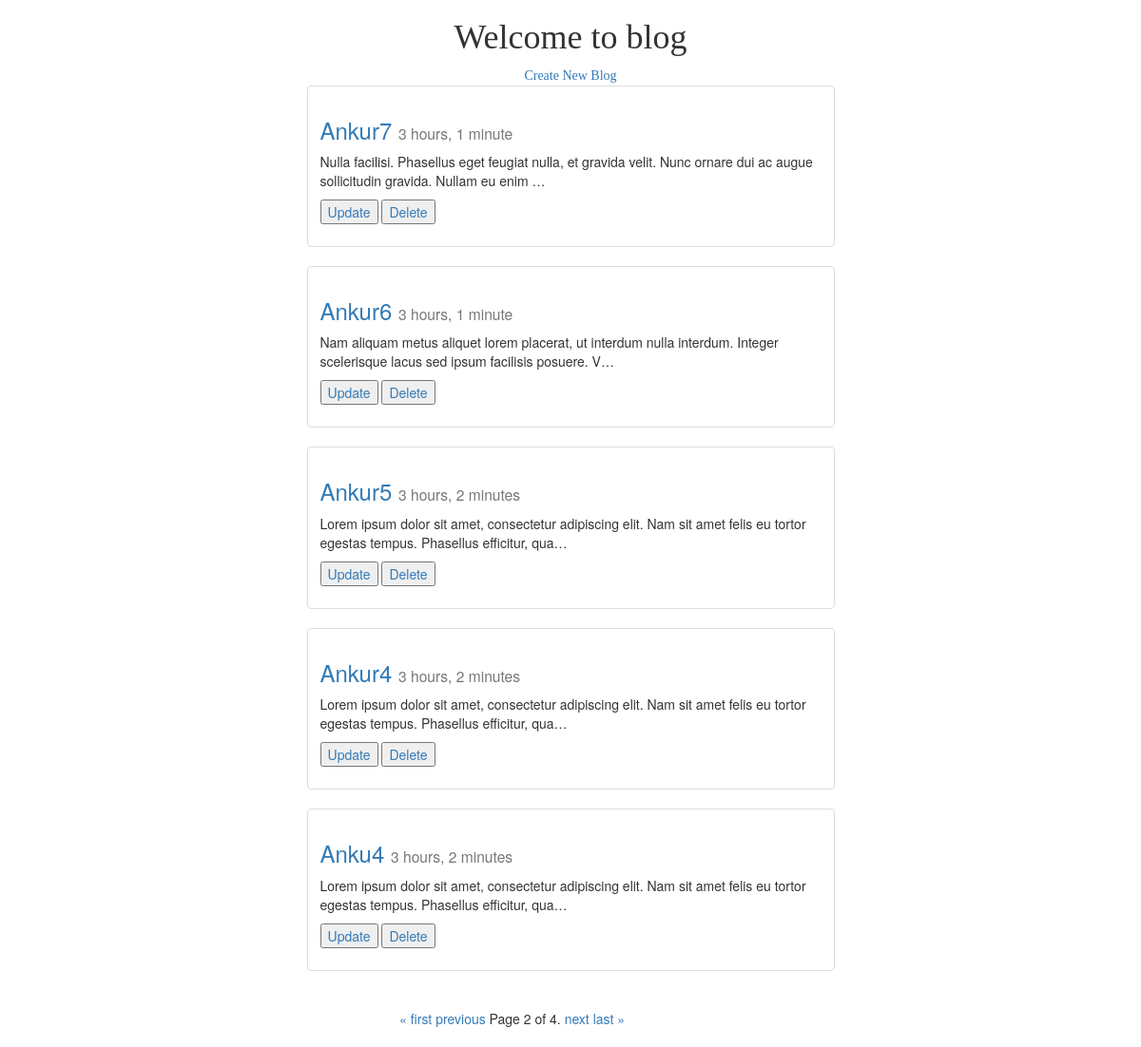
The app's page /posts/?page=2 with its own data.
### blog/models.py (models this page shows, shortened)
class post(models.Model):
    title = models.CharField(max_length=150)
    image = models.FileField(null= True, blank= True)
    post_content =  models.TextField()
    updated = models.DateTimeField(auto_now= True, auto_now_add= False)
    timestamp = models.DateTimeField(auto_now= False, auto_now_add= True)
    class Meta:
        ordering =['-timestamp', '-updated']

### blog/views.py (the view)
def post_list(request):
    posts_list = post.objects.all()
    paginator = Paginator(posts_list, 5)  # Show 10 contacts per page
    page = request.GET.get('page')
    try:
        posts = paginator.page(page)
    except PageNotAnInteger:
        posts = paginator.page(1)
    except EmptyPage:
        posts = paginator.page(paginator.num_pages)
    context_data={
        'posts_list': posts
    }
    return render(request, "blog/post_list.html", context_data)

### blog/templates/blog/post_list.html (shortened to what this page needs)
{% extends 'blog/base.html' %}
{% block content %}
    <div class="container">
        <div class="row" style="text-align: center; font-family:Apple Chancery; ">
            <div class="col-md-6 col-md-offset-3">
                <h1>Welcome to blog</h1>
                <a href="{% url 'blog:post_create' %}">
                    Create New Blog
                </a>
            </div>
        </div>
        {% for post in posts_list %}
            <div class="row">
                <div class="col-md-6 col-md-offset-3">
                    <div class="thumbnail">
                        <div class="caption">
                            <h3>
                                <a href="{% url 'blog:post_detail' id=post.id %}">
                                    {{ post.title }}
                                </a>
                                <small>{{ post.timestamp|timesince }}</small>
                            </h3>
                            <p>
                                {{ post.post_content|linebreaks|truncatechars:130 }}
                            </p>
                            <p>
                                <a href="{% url 'blog:post_update' id=post.id %}">
                                    <button>
                                        Update
                                    </button>
                                </a>
                                <a href="{% url 'blog:post_delete' id=post.id %}">
                                    <button>
                                        Delete
                                    </button>
                                </a>
                            </p>
                        </div>
                    </div>
                </div>
            </div>
        {% endfor %}
       <div class="row">
           <div class="col-md-4 col-md-offset-4">
                <div class="pagination">
            <span class="step-links">
                {% if posts_list.has_previous %}
                    <a href="?page=1">&laquo; first</a>
                    <a href="?page={{ posts_list.previous_page_number }}">previous</a>
                {% endif %}
                <span class="current">
                    Page {{ posts_list.number }} of {{ posts_list.paginator.num_pages }}.
                </span>
                {% if posts_list.has_next %}
                    <a href="?page={{ posts_list.next_page_number }}">next</a>
                    <a href="?page={{ posts_list.paginator.num_pages }}">last &raquo;</a>
                {% endif %}
            </span>
        </div>
           </div>
       </div>
    </div>
{% endblock content %}

### records on screen
post: title "Ankur7", timestamp "3 hours, 1 minute", post_content "Nulla facilisi. Phasellus eget feugiat nulla, et gravida velit. Nunc ornare dui ac augue sollicitudin gravida. Nullam eu enim …"
post: title "Ankur6", timestamp "3 hours, 1 minute", post_content "Nam aliquam metus aliquet lorem placerat, ut interdum nulla interdum. Integer scelerisque lacus sed ipsum facilisis posuere. V…"
post: title "Ankur5", timestamp "3 hours, 2 minutes", post_content "Lorem ipsum dolor sit amet, consectetur adipiscing elit. Nam sit amet felis eu tortor egestas tempus. Phasellus efficitur, qua…"
post: title "Ankur4", timestamp "3 hours, 2 minutes", post_content "Lorem ipsum dolor sit amet, consectetur adipiscing elit. Nam sit amet felis eu tortor egestas tempus. Phasellus efficitur, qua…"
post: title "Anku4", timestamp "3 hours, 2 minutes", post_content "Lorem ipsum dolor sit amet, consectetur adipiscing elit. Nam sit amet felis eu tortor egestas tempus. Phasellus efficitur, qua…"

### other values on screen
{{ posts_list.number }} "2"
{{ posts_list.paginator.num_pages }} "4"
